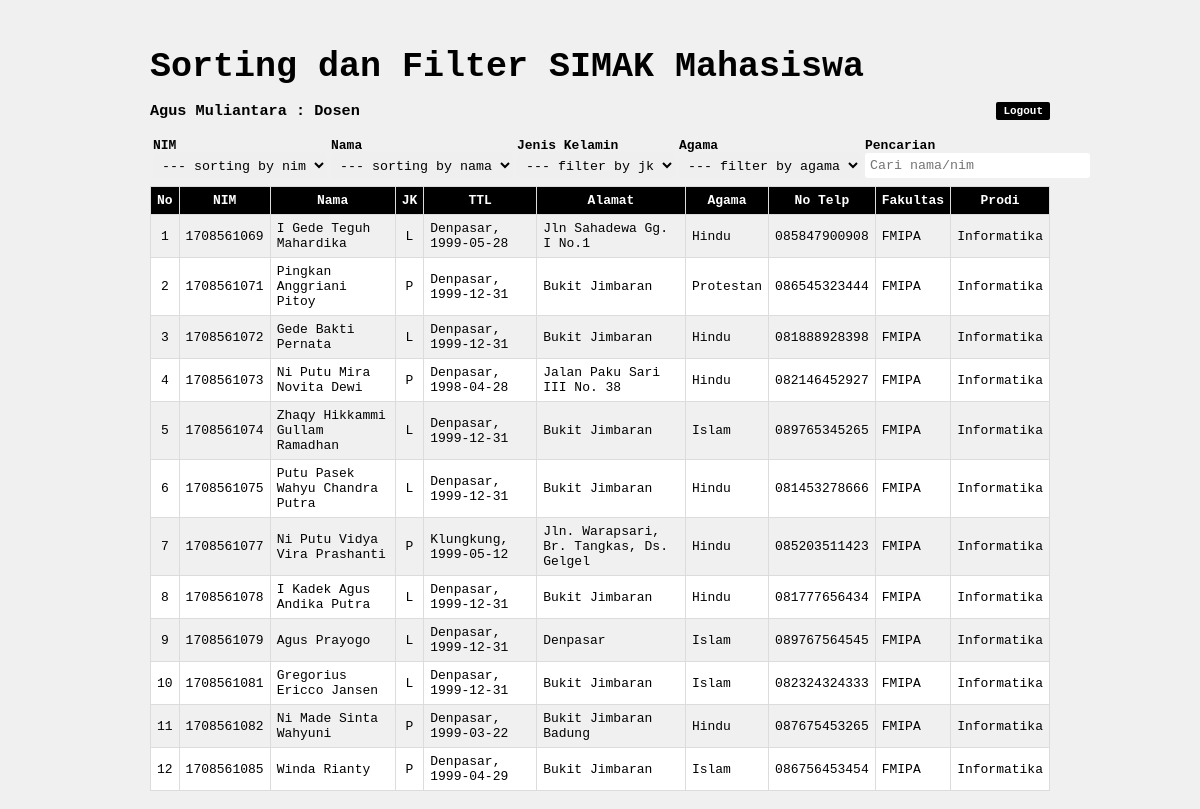
/mahasiswa.php (signed in), run on the app's committed database.
### tables this page shows
CREATE TABLE `user` (
  `Username` varchar(50) NOT NULL,
  `Pwd` varchar(20) NOT NULL,
  `Nama` varchar(100) NOT NULL,
  `Otoritas` enum('Dosen','Mahasiswa') NOT NULL
);

CREATE TABLE `mahasiswa` (
  `nim` varchar(10) NOT NULL,
  `nama` varchar(50) DEFAULT NULL,
  `jk` enum('P','L') DEFAULT NULL,
  `tmp_lahir` varchar(30) DEFAULT NULL,
  `tgl_lahir` date DEFAULT NULL,
  `alamat` varchar(100) DEFAULT NULL,
  `agama` enum('Islam','Protestan','Katolik','Hindu','Buddha','Kong Hu Cu') DEFAULT NULL,
  `no_telp` varchar(15) DEFAULT NULL,
  `fakultas` enum('FIB','FK','FH','FT','FP','FEB','FAPET','FMIPA','FKH','FTP','FPAR','FISIP','FKP') DEFAULT NULL,
  `prodi` varchar(50) DEFAULT NULL
);

### mahasiswa.php (the view, shortened to what this page needs)
<html>
    <head>
        <link type="text/css" rel="stylesheet" href="css/style.css">
    </head>
    <body>
        <div class="container">
            <h2>Sorting dan Filter SIMAK Mahasiswa</h2>
            <?php
                include "koneksi.php";
                $User=$_SESSION['Username'];
                $kode=mysqli_query($koneksi,"select * from user where Username = '$User'");
                $data=mysqli_fetch_array($kode);
            ?>
            <h3 style="color: black"><?php echo $data['Nama']; ?> : <?php echo $data['Otoritas']; ?>
              <a href="logout.php" style="float: right;">Logout</a>
            </h3>
            <table width="100%" style="color:#fff; margin-top:5px;">
                <tr>
                    <td>
                        <b>NIM</b>
                        <select id="nim" class="input-form">
                            <option value="asc">--- sorting by nim</option>
                        </select>
                    </td>
                    <td>
                        <b>Nama</b>
                        <select id="nama" class="input-form">
                            <option value="asc">--- sorting by nama</option>
                        </select>
                    </td>
                    <td>
                        <b>Jenis Kelamin</b>
                        <select id="jk" class="input-form">
                            <option value="all">--- filter by jk</option>
                        </select>
                    </td>
                    <td>
                        <b>Agama</b>
                        <select id="agama" class="input-form">
                            <option value="all">--- filter by agama</option>
                        </select>
                    </td>
                    <td>
                        <b>Pencarian</b>
                        <input type="text" class="input-form" id="cari" style="width:225px;" placeholder="Cari nama/nim">
                    </td>
                </tr>
            </table>
            <table border="1" width="100%" class="tabel" style="margin-top:5px">
                <thead>
                <tr>
                    <th>No</th>
                    <th>NIM</th>
                    <th>Nama</th>
                    <th>JK</th>
                    <th>TTL</th>
                    <th>Alamat</th>
                    <th>Agama</th>
                    <th>No Telp</th>
                    <th>Fakultas</th>
                    <th>Prodi</th>
                </tr>
                </thead>
                <tbody id="tabel">
                <?php
                    include "koneksi.php";
                    $query_mysqli = mysqli_query($koneksi, "SELECT * FROM mahasiswa")or die(mysql_error());
                    $nomor = 1;
                    while($data = mysqli_fetch_array($query_mysqli)){
                ?>
                <tr>
                    <td align="center"><?php echo $nomor++; ?></td>
                    <td><?php echo $data['nim']; ?></td>
                    <td><?php echo $data['nama']; ?></td>
                    <td align="center"><?php echo $data['jk']; ?></td>
                    <td><?php echo $data['tmp_lahir'].", ".$data['tgl_lahir'];; ?></td>
                    <td><?php echo $data['alamat']; ?></td>
                    <td><?php echo $data['agama']; ?></td>
                    <td><?php echo $data['no_telp']; ?></td>
                    <td><?php echo $data['fakultas']; ?></td>
                    <td><?php echo $data['prodi']; ?></td>
                </tr>
                <?php } ?>
                </tbody>
            </table>
        </div>
    </body>
</html>

### css/style.css (style rules this page uses)
* { font-family: monospace; }
body { background-color:#f0f0f0; }
.container { height: auto; padding: 10px; width: 900px; color: #fff; margin: auto; }
h2 { font-size: 35px; font-weight: bold; margin-bottom: 5px; color: black; }
.input-form { height: 25px; padding: 5px; border: none; border-radius: 3px; }
.tabel { border-collapse: collapse; }
.tabel, .tabel th, .tabel td { border: 1px solid gainsboro; padding: 6px; }
.tabel th { background-color:#000000; color: #fff; }
.tabel tr:nth-child(odd) { background-color: #f0f0 ; }
.tabel tr:nth-child(even) { background-color: #FFF ; }
a { text-decoration: none; color: white; background-color: #000000; padding: 3px; border-radius: 2px; font-size: 11px; font-weight: bold; padding: 3px 7px 3px 7px; }
b { color: black; }

### data on the page
user: Nama "Agus Muliantara", Otoritas "Dosen"
mahasiswa: nim "1708561069", nama "I Gede Teguh Mahardika", jk "L", tmp_lahir "Denpasar", tgl_lahir "1999-05-28", alamat "Jln Sahadewa Gg. I No.1", agama "Hindu", no_telp "085847900908", fakultas "FMIPA", prodi "Informatika"
mahasiswa: nim "1708561071", nama "Pingkan Anggriani Pitoy", jk "P", tmp_lahir "Denpasar", tgl_lahir "1999-12-31", alamat "Bukit Jimbaran", agama "Protestan", no_telp "086545323444", fakultas "FMIPA", prodi "Informatika"
mahasiswa: nim "1708561072", nama "Gede Bakti Pernata", jk "L", tmp_lahir "Denpasar", tgl_lahir "1999-12-31", alamat "Bukit Jimbaran", agama "Hindu", no_telp "081888928398", fakultas "FMIPA", prodi "Informatika"
mahasiswa: nim "1708561073", nama "Ni Putu Mira Novita Dewi", jk "P", tmp_lahir "Denpasar", tgl_lahir "1998-04-28", alamat "Jalan Paku Sari III No. 38", agama "Hindu", no_telp "082146452927", fakultas "FMIPA", prodi "Informatika"
mahasiswa: nim "1708561074", nama "Zhaqy Hikkammi Gullam Ramadhan", jk "L", tmp_lahir "Denpasar", tgl_lahir "1999-12-31", alamat "Bukit Jimbaran", agama "Islam", no_telp "089765345265", fakultas "FMIPA", prodi "Informatika"
mahasiswa: nim "1708561075", nama "Putu Pasek Wahyu Chandra Putra", jk "L", tmp_lahir "Denpasar", tgl_lahir "1999-12-31", alamat "Bukit Jimbaran", agama "Hindu", no_telp "081453278666", fakultas "FMIPA", prodi "Informatika"
mahasiswa: nim "1708561077", nama "Ni Putu Vidya Vira Prashanti", jk "P", tmp_lahir "Klungkung", tgl_lahir "1999-05-12", alamat "Jln. Warapsari, Br. Tangkas, Ds. Gelgel", agama "Hindu", no_telp "085203511423", fakultas "FMIPA", prodi "Informatika"
mahasiswa: nim "1708561078", nama "I Kadek Agus Andika Putra", jk "L", tmp_lahir "Denpasar", tgl_lahir "1999-12-31", alamat "Bukit Jimbaran", agama "Hindu", no_telp "081777656434", fakultas "FMIPA", prodi "Informatika"
mahasiswa: nim "1708561079", nama "Agus Prayogo", jk "L", tmp_lahir "Denpasar", tgl_lahir "1999-12-31", alamat "Denpasar", agama "Islam", no_telp "089767564545", fakultas "FMIPA", prodi "Informatika"
mahasiswa: nim "1708561081", nama "Gregorius Ericco Jansen", jk "L", tmp_lahir "Denpasar", tgl_lahir "1999-12-31", alamat "Bukit Jimbaran", agama "Islam", no_telp "082324324333", fakultas "FMIPA", prodi "Informatika"
mahasiswa: nim "1708561082", nama "Ni Made Sinta Wahyuni", jk "P", tmp_lahir "Denpasar", tgl_lahir "1999-03-22", alamat "Bukit Jimbaran Badung", agama "Hindu", no_telp "087675453265", fakultas "FMIPA", prodi "Informatika"
mahasiswa: nim "1708561085", nama "Winda Rianty", jk "P", tmp_lahir "Denpasar", tgl_lahir "1999-04-29", alamat "Bukit Jimbaran", agama "Islam", no_telp "086756453454", fakultas "FMIPA", prodi "Informatika"
